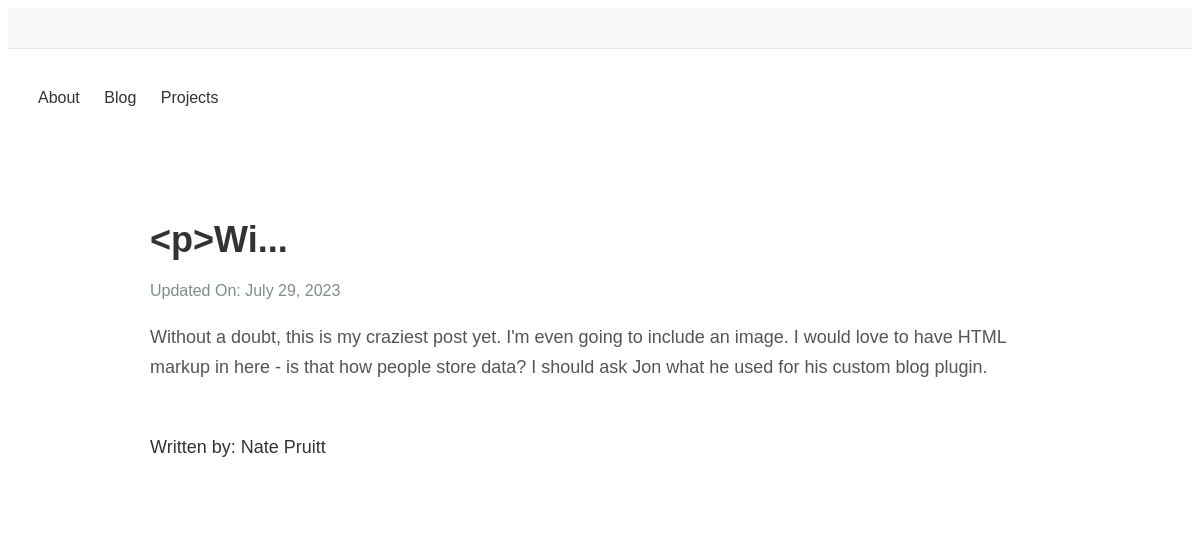
Before: /blog/post/7 with the older database file.
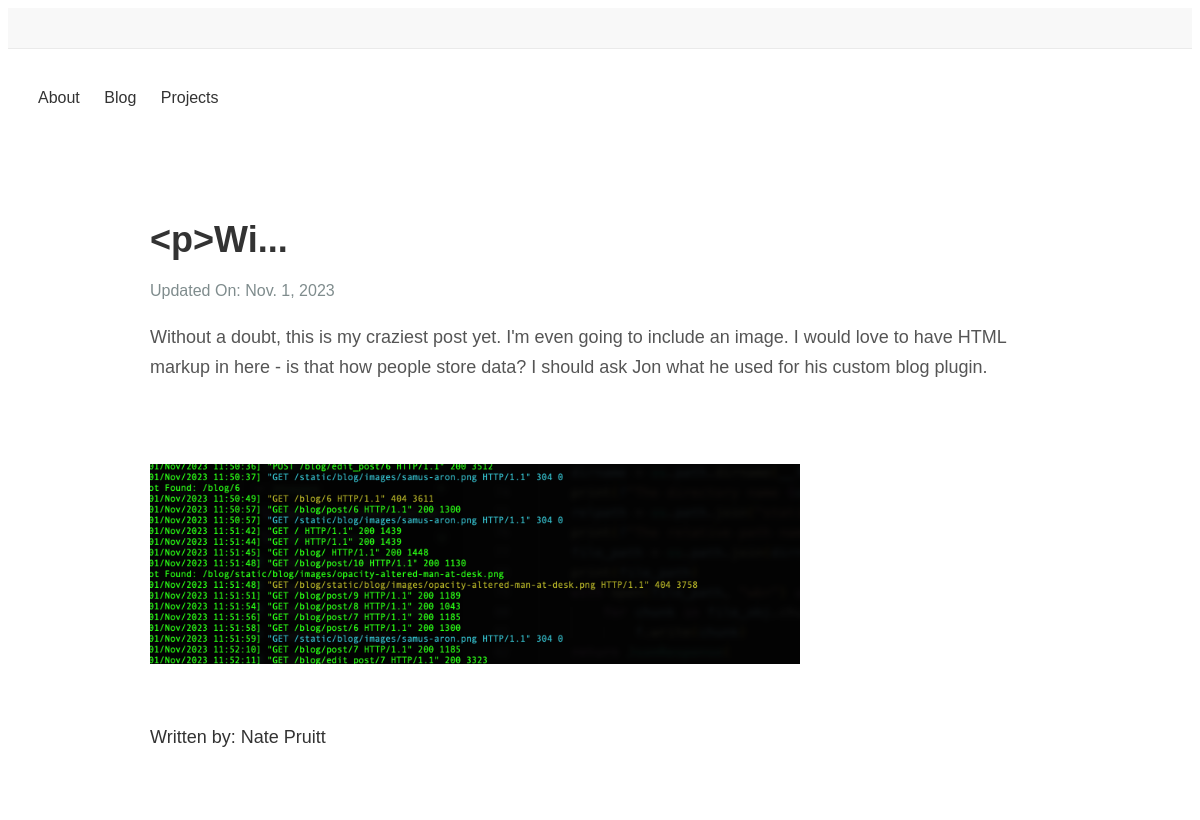
After: the same page with the newer database file.
### blog/models.py (models this page shows)
class Post(models.Model):
    def __str__(self):
        return self.post_body[0:5] + "..."
    post_body = models.TextField()
    post_title = models.CharField(max_length=100, unique=True)
    post_preview = models.TextField(null=True)
    published_at = models.DateField(null=True, blank=True)
    updated_at = models.DateField(auto_now=True)
    author = models.ForeignKey(Author, on_delete=models.CASCADE)

class Author(models.Model):
    def __str__(self):
        return self.name
    name = models.CharField(max_length=20)

### blog/views.py (the view)
# urls.py: path("post/<int:id>", post_page, name="post-page"),
def post_page(request, id):
    post = Post.objects.get(id=id)
    is_authenticated = request.user.is_authenticated
    return render(
        request,
        "blog/post.html",
        {"post": post, "is_authenticated": is_authenticated, "post_id": id},
    )

### blog/templates/blog/post.html (shortened to what this page needs)
{% extends "base_templates/index.html" %}
{% load static %}
{% block stylesheet %}
<link rel="stylesheet" href="{% static 'blog/blog_post_style.css' %}">
{% endblock %}
{% block body %}
<div class="blog-post">
    <h1 class="post-title">{{post}}</h1>
    <span class="post-date">Updated On: {{post.updated_at}}</span>
    <div class="post-content">
        {{ post.post_body | safe}}
    </div>
    <div class="post-footer">
        <span class="post-author">Written by: {{post.author}}</span>
    </div>
</div>
{% endblock %}

### personal_site/base_templates/index.html (shortened to what this page needs)
{% load static %}
<!DOCTYPE html>
<html lang="en">
<head>
    <link rel="stylesheet" href="{% static 'personal_site/default_style.css' %}">
    {% block stylesheet %}
    {% endblock %}
</head>
<body>
    <header>
    </header>
    <main class="content">
        <nav>
            <ul>
                <li><a href="{% url 'about_me' %}">About</a></li>
                <li><a href="{% url 'blog:home' %}">Blog</a></li>
                <li><a href="{% url 'project:home' %}">Projects</a></li>
            </ul>
        </nav>
        {% block body %}
        {% endblock %}
    </main>
</body>
</html>

### personal_site/static/personal_site/default_style.css (style rules this page uses)
body { font-family: Arial, sans-serif; line-height: 1.6; padding: 0; }
header, nav, aside, footer { padding: 20px; }
header { background-color: #f8f8f8; text-align: center; border-bottom: 1px solid #eaeaea; }
nav ul { list-style-type: none; padding: 0; }
nav ul li { display: inline; margin: 0 10px; }
a, nav a, aside a { text-decoration: none; color: #333; }

### blog/static/blog/blog_post_style.css (style rules this page uses)
.blog-post { font-family: Arial, sans-serif; max-width: 900px; margin: 0 auto; padding: 40px; background-color: #ffffff; border-radius: 10px; }
.post-title { font-size: 36px; color: #333; margin-bottom: 10px; }
.post-date { font-size: 16px; color: #7f8c8d; margin-bottom: 40px; }
.post-content { font-size: 18px; line-height: 1.7; color: #555; }
.post-content p { margin-bottom: 25px; }
.post-footer { margin-top: 50px; }
.post-author { display: block; color: #333; font-size: 18px; margin-bottom: 20px; }

Changed rows visible on the page:
changed Post "<p>Wi...": updated_at "July 29, 2023" → "Nov. 1, 2023"; post_body: picture added
